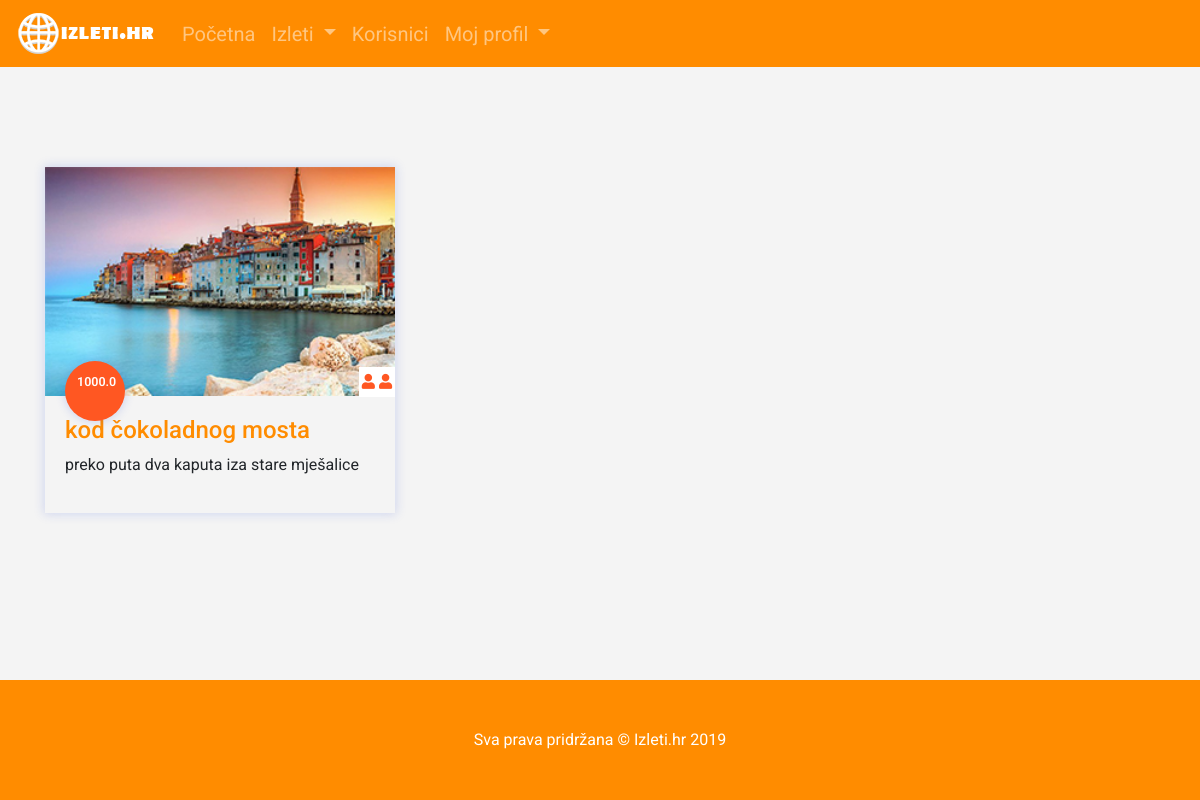
The page /moji_izleti (signed in) on the database its author committed.
### app/models.py (models this page shows, shortened)
class Izlet(db.Model):
    id=db.Column(db.Integer,primary_key=True)
    naziv=db.Column(db.String(100),index=True)
    cijena=db.Column(db.Float,nullable=True)
    lokacija=db.Column(db.String(100),nullable=True)
    datum_polaska=db.Column(db.DateTime,nullable=True)
    datum_povratka=db.Column(db.DateTime,nullable=True)
    timestamp = db.Column(db.DateTime, index=True, default=datetime.utcnow)
    opis=db.Column(db.String(500), nullable=True)
    creator_id = db.Column(db.Integer, db.ForeignKey('user.id'))
    slika_izleta=db.Column(db.String(300), default='banne.jpg')
    sudionici=db.relationship("User", secondary=tablica_povezivanja, lazy='dynamic')

class User(UserMixin, db.Model):
    id=db.Column(db.Integer,primary_key=True)
    username=db.Column(db.String(64), index=True, unique=True)
    email=db.Column(db.String(120), index=True, unique=True)
    password_hash=db.Column(db.String(128))
    ime=db.Column(db.String(50))
    prezime=db.Column(db.String(64))
    datum_rodjenja=db.Column(db.Date, nullable=True)
    broj_telefona=db.Column(db.String(20), nullable=True)
    o_meni=db.Column(db.String(400), nullable=True)
    profilna_slika=db.Column(db.String(300), default='korisnik.jpg')
    izleti = db.relationship('Izlet', backref='creator', lazy='dynamic')
    befriended=db.relationship(
        'User',secondary=friends,
        primaryjoin=(friends.c.befriender_id==id),
        secondaryjoin=(friends.c.befriended_id==id),
        backref=db.backref('friends',lazy='dynamic'),lazy='dynamic')

### app/routes.py (the view)
@app.route('/moji_izleti')
@login_required
def moji_izleti():
    page = request.args.get('page', 1, type=int)
    izleti=Izlet.query.filter(Izlet.creator_id==current_user.id).paginate(page, app.config['POSTS_PER_PAGE'], False)
    next_url = url_for('moji_izleti', page=izleti.next_num) if izleti.has_next else None
    prev_url = url_for('moji_izleti', page=izleti.prev_num) if izleti.has_prev else None
    return render_template('moji_izleti.html', title='Izleti',izleti=izleti.items,next_url=next_url,prev_url=prev_url)

### app/models.py (called while the page is built)
@login.user_loader
def load_user(id):
    return User.query.get(int(id))

### app/templates/moji_izleti.html (shortened to what this page needs)
{% extends "base.html" %}
{% block content %}
<section class="features">
<div class="container">
	<div class="row">
		{% for i in izleti %}
		<div class="col-md-4">
			<div class="feature-box">
			<div class="feature-img">
			<a href="{{ url_for('izlet', id=i.id) }}">
				{% if i.slika_izleta %}
    			<img src="{{ url_for('static', filename='img2/' + i.slika_izleta) }}">
    			{% else %}
    			<img src="{{ url_for('static', filename='img2/banne.jpg') }}" >
    			{% endif %}
			</a>
			<div class="price">
			<p style="font-size:12.5px;">{{i.cijena}}</p>
			</div>
			<div class="rating">
				{% if i.sudionici %}
				{% for j in i.sudionici%}
				<i class="fas fa-user"></i>
				{%endfor%}
				{%endif%}
			</div>
			</div>
			<div class="feature-details">
				<h4>{{i.lokacija}}</h4>
				<p>{{i.opis}}</p>
			</div>
			</div>
		</div>
		{% endfor %}
	</div>
</div>
</section>
<div class="container text-center" >
</div>
<footer class="fixed-bottom py-5 bg-dark ">
    <div class="container">
      <p class="m-0 text-center text-white">Sva prava pridržana  &copy; Izleti.hr 2019</p>
    </div>
 </footer>
 {% endblock %}

### app/static/style_index.css (style rules this page uses)
body { font-family: 'Roboto', sans-serif; background-color: #f4f4f4; }
h1,h2,h3,h4 { color:#FF8C00; }
a { color:#FF8C00; }
.bg-dark { background-color: #FF8C00 !important; }
.features { padding: 100px 0; }
.feature-img img { width:100%; }
.price { width:60px; height:60px; background:#ff5722; color:#ffffff; font-weight: 600; border-radius: 60%; padding:12px; box-shadow: 0 0 10px 1px rgba(37,73,214,0.18); position:absolute; left:20px; bottom:-25px; }
.feature-img { position:relative; }
.rating { padding : 3px; float:right; background:#fff; bottom:-1px; right:0; position:absolute; }
.features .fas { font-size: 15px; color:#ff5722; }
.feature-details { padding:20px; text-align:justify; }
.feature-box { box-shadow: 0 0 10px 1px rgba(37,73,214,0.18); margin-bottom:30px; }
html { -webkit-box-sizing: border-box; -moz-box-sizing: border-box; box-sizing: border-box; }
*, *:before, *:after { -webkit-box-sizing: inherit; -moz-box-sizing: inherit; box-sizing: inherit; }
.fa-user , .fa-suitcase-rolling , .fa-mouse-pointer, .fa-map-marker-alt { margin: 0 auto; float: none; display: table; color: orange; font-size: 50px; }

### rows shown on the page
Izlet: slika_izleta (picture), cijena "1000.0", lokacija "kod čokoladnog mosta", opis "preko puta dva kaputa iza stare mješalice"
